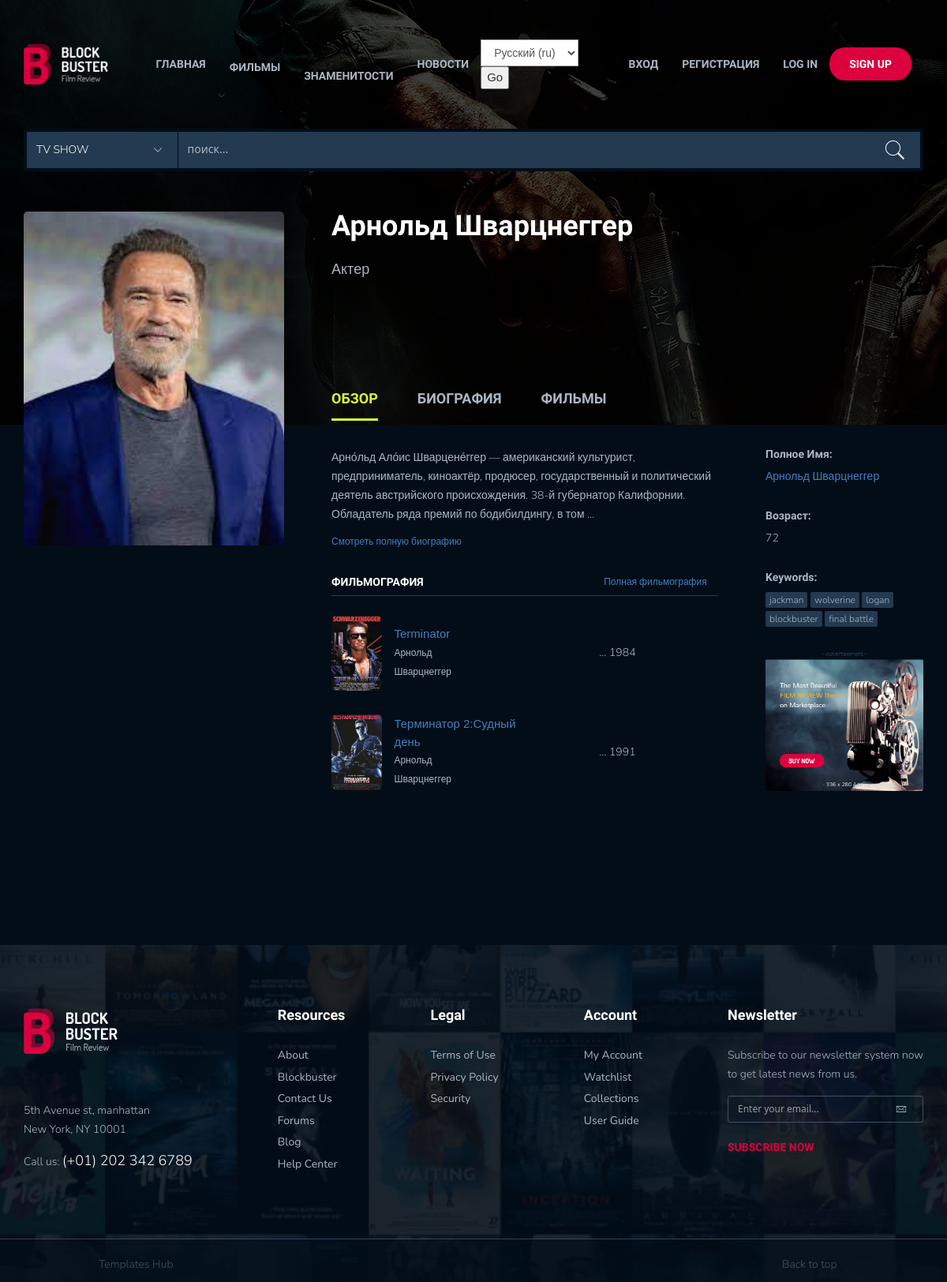
/ru/actor/Арнольд Шварцнеггер/, run on the app's committed database.
### movies/models.py (models this page shows, shortened)
class Actor(models.Model):
    name = models.CharField("Имя", max_length=100)
    age = models.PositiveSmallIntegerField("Возраст", default=0)
    description = models.TextField("Описание")
    image = models.ImageField("Изображение", upload_to="actors/")
    class Meta:
        verbose_name = "Актеры и режиссеры"
        verbose_name_plural = "Актеры и режиссеры"

class Movie(models.Model):
    title = models.CharField("Название", max_length=100)
    tagline = models.CharField("Слоган", max_length=100, default='')
    description = models.TextField("Описание")
    poster = models.ImageField("Постер", upload_to="movies/")
    year = models.PositiveSmallIntegerField("Дата выхода", default=2019)
    country = models.CharField("Страна", max_length=30)
    directors = models.ManyToManyField(Actor, verbose_name="режиссер", related_name="film_director")
    actors = models.ManyToManyField(Actor, verbose_name="актеры", related_name="film_actor")
    genres = models.ManyToManyField(Genre, verbose_name="жанры")
    world_premiere = models.DateField("Премьера в мире", default=date.today)
    budget = models.PositiveIntegerField("Бюджет", default=0, help_text="указывать сумму в долларах")
    fees_in_usa = models.PositiveIntegerField("Сборы в США", default=0, help_text="указывать сумма в долларах")
    fees_in_world = models.PositiveIntegerField("Сборы в мире", default=0, help_text="указывать сумма в долларах")
    category = models.ForeignKey(Category, verbose_name="Категория", on_delete=models.SET_NULL, null=True)
    url = models.SlugField(max_length=100, unique=True)
    draft = models.BooleanField("Черновик", default=False)
    class Meta:
        verbose_name = "Фильм"
        verbose_name_plural = "Фильмы"

### movies/views.py (the view)
# urls.py: path("actor/<str:slug>/", views.ActorView.as_view(), name="actor_detail"),
class ActorView(DetailView):
    model = Actor
    template_name = "movies/actor.html"
    slug_field = "name"

### contact/forms.py
class ContactForm(forms.ModelForm):
    class Meta:
        model = Contact
        fields = ("email",)
        widgets = {
            "email": forms.TextInput(attrs={"placeholder": "Enter your email..."})
        }
        labels = {
            "email": ""
        }

### contact/templatetags/contact_tags.py (called while the page is built)
@register.inclusion_tag("contact/tags/form.html")
def contact_form():
    return {"contact_form": ContactForm()}

### movies/models.py (called while the page is built)
    def get_absolute_url(self):
        return reverse("list_param", kwargs={"slug": self.url})

### movies/templatetags/movie_tag.py (called while the page is built)
@register.simple_tag()
def get_categories():
    return Category.objects.all()

@register.simple_tag()
def get_movies_count():
    movie = Movie.objects.all()
    return movie.count()

### templates/movies/actor.html (shortened to what this page needs)
{% extends "base.html" %}
{% load static %}
{% load movie_tag %}
{% block content %}
<div class="hero hero3">
	<div class="container">
		<div class="row">
			<div class="col-md-12">
			</div>
		</div>
	</div>
</div>
<div class="page-single movie-single cebleb-single">
	<div class="container">
		<div class="row ipad-width">
			<div class="col-md-4 col-sm-12 col-xs-12">
				<div class="mv-ceb">
					<img src="{{ actor.image.url }}" alt="">
				</div>
			</div>
			<div class="col-md-8 col-sm-12 col-xs-12">
				<div class="movie-single-ct">
					<h1 class="bd-hd">{{ actor.name }}</h1>
					<p class="ceb-single">Актер</p>
					<div class="social-link cebsingle-socail">
						<a href="#"><i class="ion-social-facebook"></i></a>
						<a href="#"><i class="ion-social-twitter"></i></a>
						<a href="#"><i class="ion-social-googleplus"></i></a>
						<a href="#"><i class="ion-social-linkedin"></i></a>
					</div>
					<div class="movie-tabs">
						<div class="tabs">
							<ul class="tab-links tabs-mv">
								<li class="active"><a href="#overviewceb">Обзор</a></li>
								<li><a href="#biography"> Биография</a></li>
								<li><a href="#filmography">Фильмы</a></li>
							</ul>
						    <div class="tab-content">
						        <div id="overviewceb" class="tab active">
						            <div class="row">
						            	<div class="col-md-8 col-sm-12 col-xs-12">
						            		<p>{{ actor.description|truncatewords:25 }}</p>
											<p class="time"><a href="#">Смотреть полную биографию <i class="ion-ios-arrow-right"></i></a></p>
											<div class="title-hd-sm">
												<h4>Фильмография</h4>
												<a href="#" class="time">Полная фильмография<i class="ion-ios-arrow-right"></i></a>
											</div>
											<div class="mvcast-item">
												{% for movie in actor.film_actor.all %}
												{% if forloop.counter >= 4 %}
												{% else %}
												<div class="cast-it">
													<div class="cast-left cebleb-film">
														<img src="{{ movie.poster.url }}" alt="">
														<div>
															<a href="#">{{ movie.title }}</a>
															{% for actor in movie.actors.all %}
															<p class="time">{{ actor.name }}</p>
															{% endfor %}
														</div>
													</div>
													<p>...  {{ movie.year }}</p>
												</div>
												{% endif %}
												{% endfor %}
											</div>
						            	</div>
						            	<div class="col-md-4 col-xs-12 col-sm-12">
						            		<div class="sb-it">
						            			<h6>Полное имя:  </h6>
						            			<p><a href="{% url 'actor_detail' actor.name %}">{{ actor.name }}</a></p>
						            		</div>
						            		<div class="sb-it">
						            			<h6>Возраст: </h6>
						            			<p>{{ actor.age }}</p>
						            		</div>
						            		<div class="sb-it">
						            			<h6>Keywords:</h6>
						            			<p class="tags">
						            				<span class="time"><a href="#">jackman</a></span>
													<span class="time"><a href="#">wolverine</a></span>
													<span class="time"><a href="#">logan</a></span>
													<span class="time"><a href="#">blockbuster</a></span>
													<span class="time"><a href="#">final battle</a></span>
						            			</p>
						            		</div>
						            		<div class="ads">
												<img src="images/uploads/ads1.png" alt="">
											</div>
						            	</div>
						            </div>
						        </div>
						    </div>
						</div>
					</div>
				</div>
			</div>
		</div>
	</div>
	</div>
{% endblock %}

### data on the page
Actor: image (picture), name "Арнольд Шварцнеггер", description "Арно́льд Ало́ис Шварцене́ггер — американский культурист, предприниматель, киноактёр, продюсер, государственный и политический деятель австрийского происхождения. 38-й губернатор Калифорнии. Обладатель ряда премий по бодибилдингу, в том …", age "72"
Movie: poster (picture), title "Terminator", year "1984"
Movie: poster (picture), title "Терминатор 2:Судный день", year "1991"

### other printed values
form field language "Русский (ru)"
